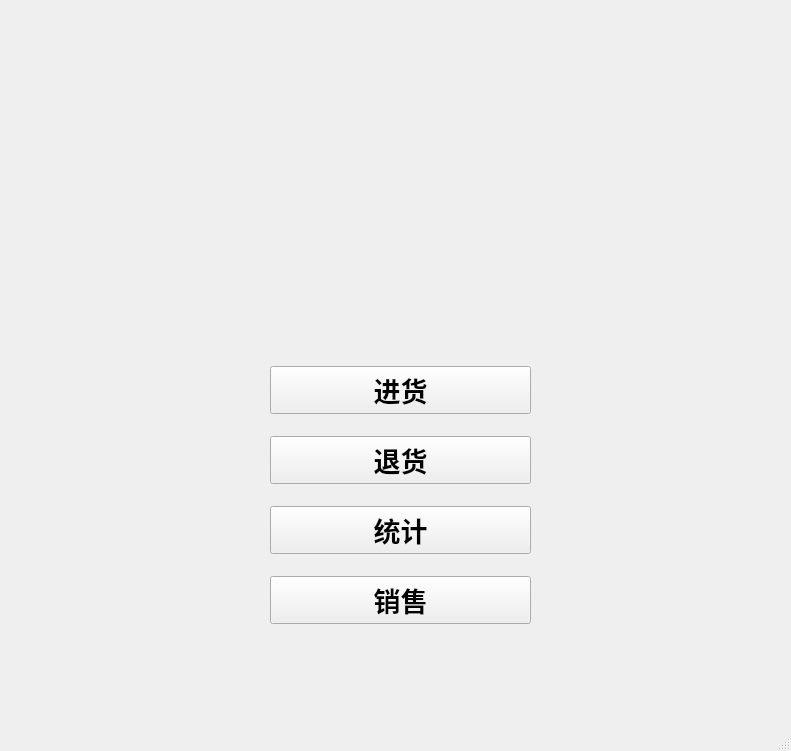
<?xml version="1.0" encoding="UTF-8"?>
<ui version="4.0">
 <class>MainWindow</class>
 <widget class="QMainWindow" name="MainWindow">
  <property name="geometry">
   <rect>
    <x>0</x>
    <y>0</y>
    <width>791</width>
    <height>751</height>
   </rect>
  </property>
  <property name="sizePolicy">
   <sizepolicy hsizetype="Fixed" vsizetype="Fixed">
    <horstretch>0</horstretch>
    <verstretch>0</verstretch>
   </sizepolicy>
  </property>
  <property name="windowTitle">
   <string>图书销售管理系统</string>
  </property>
  <widget class="QWidget" name="centralwidget">
   <widget class="QWidget" name="layoutWidget">
    <property name="geometry">
     <rect>
      <x>270</x>
      <y>350</y>
      <width>261</width>
      <height>291</height>
     </rect>
    </property>
    <layout class="QVBoxLayout" name="verticalLayout">
     <property name="leftMargin">
      <number>0</number>
     </property>
     <item>
      <widget class="QPushButton" name="btn_jinhuo">
       <property name="font">
        <font>
         <family>Microsoft YaHei</family>
         <pointsize>20</pointsize>
         <weight>75</weight>
         <bold>true</bold>
        </font>
       </property>
       <property name="cursor">
        <cursorShape>ArrowCursor</cursorShape>
       </property>
       <property name="text">
        <string>进货</string>
       </property>
       <property name="checkable">
        <bool>false</bool>
       </property>
      </widget>
     </item>
     <item>
      <widget class="QPushButton" name="btn_tuihuo">
       <property name="font">
        <font>
         <family>Microsoft YaHei</family>
         <pointsize>20</pointsize>
         <weight>75</weight>
         <bold>true</bold>
        </font>
       </property>
       <property name="cursor">
        <cursorShape>ArrowCursor</cursorShape>
       </property>
       <property name="text">
        <string>退货</string>
       </property>
      </widget>
     </item>
     <item>
      <widget class="QPushButton" name="btn_tongji">
       <property name="font">
        <font>
         <family>Microsoft YaHei</family>
         <pointsize>20</pointsize>
         <weight>75</weight>
         <bold>true</bold>
        </font>
       </property>
       <property name="cursor">
        <cursorShape>ArrowCursor</cursorShape>
       </property>
       <property name="text">
        <string>统计</string>
       </property>
      </widget>
     </item>
     <item>
      <widget class="QPushButton" name="btn_xiaoshou">
       <property name="font">
        <font>
         <family>Microsoft YaHei</family>
         <pointsize>20</pointsize>
         <weight>75</weight>
         <bold>true</bold>
        </font>
       </property>
       <property name="cursor">
        <cursorShape>ArrowCursor</cursorShape>
       </property>
       <property name="text">
        <string>销售</string>
       </property>
      </widget>
     </item>
    </layout>
   </widget>
  </widget>
  <widget class="QStatusBar" name="statusbar"/>
 </widget>
 <resources/>
 <connections/>
</ui>
